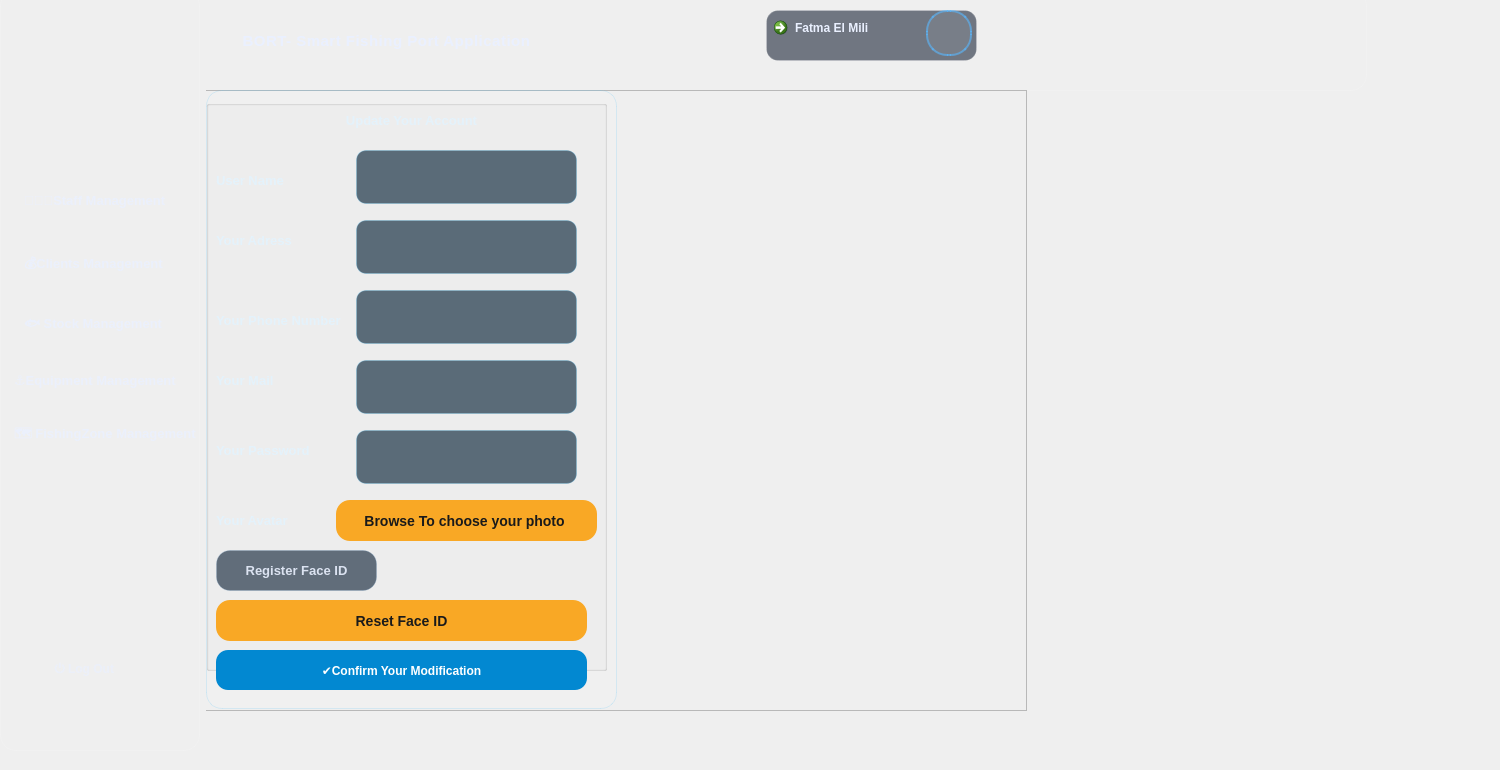
    <widget class="QWidget" name="pageupdateaccount">
     <property name="styleSheet">
      <string notr="true">/* =================================================
   PAGE STAFF MANAGEMENT - BACKGROUND
   ================================================= */
QWidget#pageupdateaccount {
    background: qlineargradient(x1:0, y1:0, x2:1, y2:1,
        stop:0 #071a2c,
        stop:0.35 #082136,
        stop:0.7 #071c2d,
        stop:1 #040f1a);
    font-family: &quot;Segoe UI&quot;;
    color: #EAF0FF;
}

/* =================================================
   HEADER + SIDEBAR (SAME STYLE)
   ================================================= */
QFrame#header_A,
QFrame#sidebarMenu_A {
    background: qlineargradient(x1:0, y1:0, x2:0, y2:1,
        stop:0 rgba(12, 42, 75, 0.95),
        stop:0.55 rgba(8, 30, 55, 0.95),
        stop:1 rgba(6, 22, 40, 0.95));
    border: 1px solid rgba(255,255,255,0.12);
    border-radius: 16px;
}

QFrame#header_A{
    padding: 10px 16px;
}

QFrame#sidebarMenu_A {
    padding: 12px;
}

/* =================================================
   HEADER CONTENT
   ================================================= */
QLabel#titreHeader_A {
    color: #EAF0FF;
    font-size: 15px;
    font-weight: 800;
    letter-spacing: 0.5px;
}

QLabel#avatar_A {
    min-width: 42px;
    max-width: 42px;
    min-height: 42px;
    max-height: 42px;
    border-radius: 21px;
    border: 2px solid rgba(88,184,255,0.6);
    background-color: rgba(255,255,255,0.06);
}

/* User profile button */
QCommandLinkButton#userprofiledetails_A {
    background-color: rgba(8, 18, 38, 0.55);
    border: 1px solid rgba(255,255,255,0.15);
    border-radius: 12px;
    padding: 8px 14px;
    color: #EAF0FF;
    font-weight: 700;
}

QCommandLinkButton#userprofiledetails_A:hover {
    background-color: rgba(88,184,255,0.15);
    border: 1px solid rgba(88,184,255,0.45);
}

QCommandLinkButton#userprofiledetails_A:pressed {
    background-color: rgba(88,184,255,0.25);
}

/* =================================================
   SIDEBAR GROUP
   ================================================= */
QGroupBox#groupBox_A {
    border: none;
    margin-top: 6px;
}

/* =================================================
   SIDEBAR BUTTONS (BASE)
   ================================================= */
QPushButton#clientsmanagementBTN_A,
QPushButton#equipmentmanagementBTN_A,
QPushButton#fishingzonemanagementBTN_A,
QPushButton#staffmanagementBTN_A,
QPushButton#stockmanagementBTN_A {
    background: transparent;
    border: none;
    color: rgba(234,240,255,0.80);
    padding: 12px 14px;
    border-radius: 12px;
    text-align: left;
    font-size: 13px;
    font-weight: 650;
}

/* Hover effect */
QPushButton#clientsmanagementBTN_A:hover,
QPushButton#equipmentmanagementBTN_A:hover,
QPushButton#fishingzonemanagementBTN_A:hover,
QPushButton#staffmanagementBTN_A:hover,
QPushButton#stockmanagementBTN_A:hover {
    background-color: rgba(88,184,255,0.14);
    border: 1px solid rgba(88,184,255,0.25);
    color: #FFFFFF;
}

/* Pressed */
QPushButton#clientsmanagementBTN_A:pressed,
QPushButton#equipmentmanagementBTN_A:pressed,
QPushButton#fishingzonemanagementBTN_A:pressed,
QPushButton#staffmanagementBTN_A:pressed,
QPushButton#stockmanagementBTN_A:pressed {
    background-color: rgba(88,184,255,0.25);
}

/* =================================================
   ACTIVE / SELECTED BUTTON (Staff Management)
   ================================================= */
QPushButton[active=&quot;true&quot;] {
    background-color: rgba(10, 102, 255, 0.28);
    border: 1px solid rgba(10, 102, 255, 0.55);
    color: #FFFFFF;
    padding-left: 18px;
}
QPushButton#staffmanagementBTN_A[active=&quot;true&quot;] {
    background-color: rgba(10, 102, 255, 0.35);
    border-left: 4px solid #4FC3F7;
    color: white;
    font-weight: 600;
}

/* =================================================
   LOG OUT BUTTON
   ================================================= */
QPushButton#logOutBTN_A {
    background: transparent;
    border: none;
    color: rgba(234,240,255,0.65);
    padding: 12px 14px;
    border-radius: 12px;
    text-align: left;
    font-weight: 650;
}

QPushButton#logOutBTN_A:hover {
    background-color: rgba(255, 120, 120, 0.12);
    border: 1px solid rgba(255, 120, 120, 0.25);
    color: #FFC1C1;
}

/* =================================================
   MAIN CONTENT AREA
   ================================================= */
QFrame#contenumain_A {
    background-color: transparent;
}

/* =================================================
   MENUBAR + STATUSBAR
   ================================================= */
QMenuBar_A {
    background-color: rgba(6, 22, 40, 0.95);
    color: rgba(234,240,255,0.85);
    border-bottom: 1px solid rgba(255,255,255,0.12);
    padding: 6px;
}

QStatusBar_A {
    background-color: rgba(6, 22, 40, 0.95);
    color: rgba(234,240,255,0.70);
    border-top: 1px solid rgba(255,255,255,0.12);
}
/* =======================
   FORM CARD (LEFT)
   objectName: formAddStaff
   ======================= */
QFrame#formAddStaff_A{
    background-color: rgba(255,255,255,0.06);
    border: 1px solid rgba(79,195,247,0.18);
    border-radius: 16px;
}

/* Title label (labeladdstaff) */
QLabel#labeladdstaff_A {
    color: #E3F2FD;
    font-size: 18px;
    font-weight: 700;
    padding: 8px 0;
}

/* All labels inside the form */
QFrame#formAddStaff_A QLabel {
    color: rgba(227,242,253,0.88);
    font-size: 13px;
    font-weight: 600;
}

/* Inputs (LineEdits) */
QLineEdit {
    background-color: rgba(10, 35, 55, 0.65);
    color: #E3F2FD;
    border: 1px solid rgba(79,195,247,0.25);
    border-radius: 10px;
    padding: 8px 12px;
    min-height: 36px;
    font-size: 13px;
}

QLineEdit:focus {
    border: 1px solid #4FC3F7;
    background-color: rgba(10, 35, 55, 0.85);
}

/* ComboBoxes (role, cvstat) */
QComboBox {
    background-color: rgba(10, 35, 55, 0.65);
    color: #E3F2FD;
    border: 1px solid rgba(79,195,247,0.25);
    border-radius: 10px;
    padding: 7px 12px;
    min-height: 36px;
    font-size: 13px;
}

QComboBox:hover {
    border: 1px solid rgba(79,195,247,0.45);
}

QComboBox:focus {
    border: 1px solid #4FC3F7;
    background-color: rgba(10, 35, 55, 0.85);
}

QComboBox::drop-down {
    width: 36px;
    border: none;
}

QComboBox::down-arrow {
    image: none;
    border-left: 6px solid transparent;
    border-right: 6px solid transparent;
    border-top: 8px solid rgba(227,242,253,0.8);
    margin-right: 10px;
}

/* Upload CV Button (uploadcvbtn) */
QPushButton#uploadcvbtn_A {
    background-color: rgba(255,255,255,0.08);
    color: #E3F2FD;
    border: 1px dashed rgba(79,195,247,0.6);
    border-radius: 10px;
    padding: 8px 12px;
    font-weight: 600;
}

/* Hover Upload */
QPushButton#uploadcvbtn_A:hover {
    background-color: rgba(79,195,247,0.2);
    border-color: #4FC3F7;
}

/* Add Staff Button (addstaffbtn) */
QPushButton#addstaffbtn_A {
    background-color: #0288D1;
    color: white;
    border: none;
    border-radius: 12px;
    min-height: 40px;
    font-weight: bold;
}

QPushButton#addstaffbtn_A:hover {
    background-color: #039BE5;
}

QPushButton#addstaffbtn_A:pressed {
    background-color: #01579B;
}
/* ================================================= */
/* ============ STAFF LIST CONTAINER =============== */
/* ================================================= */

#liststaffff_A {
    background-color: rgba(12, 32, 52, 0.95);
    border: 1px solid rgba(79, 195, 247, 0.25);
    border-radius: 18px;
    padding: 15px;
    margin-left: 10px;
}

#liststaffff_A::title {
    subcontrol-origin: margin;
    left: 15px;
    top: 8px;
    padding: 0 8px;
    color: #4fc3f7;
    font-weight: 700;
    font-size: 14px;
}

/* ================================================= */
/* ================= SEARCH BAR ==================== */
/* ================================================= */

#staffsearchbarre_A {
    background-color: rgba(20, 45, 70, 0.9);
    border: 1px solid rgba(79, 195, 247, 0.4);
    border-radius: 14px;
    padding: 10px 15px;
    color: white;
    font-size: 13px;
}

#staffsearchbarre_A:focus {
    border: 1px solid #4fc3f7;
    background-color: rgba(30, 75, 120, 0.9);
}

/* ================================================= */
/* ================= SORT COMBO ==================== */
/* ================================================= */

#sortstaff_A {
    background-color: rgba(20, 45, 70, 0.9);
    border: 1px solid rgba(79, 195, 247, 0.4);
    border-radius: 12px;
    padding: 6px 12px;
    color: #e3f2fd;
}

#sortstaff_A:hover {
    background-color: rgba(79, 195, 247, 0.25);
}

/* ================================================= */
/* ================== TABLE ======================== */
/* ================================================= */

#tablestaff_A {
    background-color: rgba(10, 25, 40, 0.95);
    border: 1px solid rgba(79, 195, 247, 0.3);
    border-radius: 14px;
    gridline-color: rgba(79, 195, 247, 0.15);
    color: #e3f2fd;
    font-size: 12px;
}

#tablestaff_A::item {
    padding: 8px;
}

#tablestaff_A::item:selected {
    background-color: rgba(79, 195, 247, 0.35);
    color: white;
}

QHeaderView::section {
    background-color: rgba(15, 55, 90, 0.95);
    color: #4fc3f7;
    padding: 8px;
    border: none;
    font-weight: bold;
}

/* Scrollbars table */
QTableWidget QScrollBar:vertical {
    background: transparent;
    width: 8px;
}

QTableWidget QScrollBar::handle:vertical {
    background: #4fc3f7;
    border-radius: 4px;
}

QTableWidget QScrollBar::add-line,
QTableWidget QScrollBar::sub-line {
    height: 0;
}

/* ================================================= */
/* ================= BUTTONS ======================= */
/* ================================================= */


#cvanalysebtn_A,
#staticbtn_A,
#exportpdfstaffbtn_A{
    background-color: rgba(20, 60, 95, 0.9);
    border: 1px solid rgba(79, 195, 247, 0.4);
    border-radius: 12px;
    color: #e3f2fd;
    padding: 10px 16px;
    font-weight: 600;
}


#cvanalysebtn_A:hover,
#staticbtn_A:hover,
#exportpdfstaffbtn_A:hover {
    background-color: rgba(79, 195, 247, 0.35);
    color: white;
}

/* ===== DELETE BUTTON ===== */
#deletestaffbtn_A {
    background-color: rgba(183, 28, 28, 0.9);
    border: none;
    border-radius: 12px;
    color: white;
    padding: 10px 16px;
    font-weight: 600;
}

#deletestaffbtn_A:hover {
    background-color: #e53935;
    box-shadow: 0 0 15px rgba(244, 67, 54, 0.6);
}
/* ======================================= */
/* ========= MODIFY STAFF BUTTON ========= */
/* ======================================= */

#browbtn{
    background-color: #f9a825;            /* Jaune principal */
    color: #1a1a1a;
    border: none;
    border-radius: 14px;
    padding: 12px 20px;
    font-size: 14px;
    font-weight: 700;
}

/* Hover */
#browbtn:hover {
    background-color: #fbc02d;            /* Jaune plus clair */
    box-shadow: 0 0 15px rgba(251, 192, 45, 0.6);
}

/* Click (pressed) */
#browbtn:pressed {
    background-color: #f57f17;            /* Jaune foncé */
    box-shadow: inset 0 3px 6px rgba(0,0,0,0.35);
}
#facebtn{
    background-color: #f9a825;            /* Jaune principal */
    color: #1a1a1a;
    border: none;
    border-radius: 14px;
    padding: 12px 20px;
    font-size: 14px;
    font-weight: 700;
}

/* Hover */
#facebtn:hover {
    background-color: #fbc02d;            /* Jaune plus clair */
    box-shadow: 0 0 15px rgba(251, 192, 45, 0.6);
}

/* Click (pressed) */
#facebtn:pressed {
    background-color: #f57f17;            /* Jaune foncé */
    box-shadow: inset 0 3px 6px rgba(0,0,0,0.35);
}
/* =========================================================
   BACK TO WELCOME BUTTON
   ========================================================= */
QPushButton#backWbtn_A {
    background: rgba(20, 38, 58, 0.65);   /* navy soft */
    color: rgba(234,240,255,0.90);
    border-radius: 14px;
    padding: 10px 18px;
    border: 1px solid rgba(120,160,200,0.25);
    font-size: 13px;
    font-weight: 700;
}

/* Hover */
QPushButton#backWbtn_A:hover {
    background: rgba(37, 99, 235, 0.20);  /* blue highlight */
    border: 1px solid rgba(88,184,255,0.55);
    color: #FFFFFF;
}

/* Pressed */
QPushButton#backWbtn_A:pressed {
    background: rgba(15, 23, 42, 0.95);
    border: 1px solid rgba(88,184,255,0.75);
}

/* Optional: disabled */
QPushButton#backWbtn_A:disabled {
    background: rgba(20, 38, 58, 0.35);
    color: rgba(234,240,255,0.45);
    border: 1px solid rgba(120,160,200,0.15);
}
</string>
     </property>
     <widget class="QWidget" name="layoutWidget_4">
      <property name="geometry">
       <rect>
        <x>0</x>
        <y>-10</y>
        <width>1491</width>
        <height>761</height>
       </rect>
      </property>
      <layout class="QHBoxLayout" name="horizontalLayout_6">
       <item>
        <widget class="QFrame" name="sidebarMenu_A">
         <property name="minimumSize">
          <size>
           <width>200</width>
           <height>0</height>
          </size>
         </property>
         <property name="maximumSize">
          <size>
           <width>200</width>
           <height>16777215</height>
          </size>
         </property>
         <property name="frameShape">
          <enum>QFrame::Shape::NoFrame</enum>
         </property>
         <property name="frameShadow">
          <enum>QFrame::Shadow::Raised</enum>
         </property>
         <widget class="QGroupBox" name="groupBox_A">
          <property name="geometry">
           <rect>
            <x>10</x>
            <y>100</y>
            <width>200</width>
            <height>581</height>
           </rect>
          </property>
          <property name="minimumSize">
           <size>
            <width>200</width>
            <height>0</height>
           </size>
          </property>
          <property name="maximumSize">
           <size>
            <width>200</width>
            <height>16777215</height>
           </size>
          </property>
          <property name="title">
           <string/>
          </property>
          <widget class="QPushButton" name="staffmanagementBTN_A">
           <property name="geometry">
            <rect>
             <x>0</x>
             <y>80</y>
             <width>181</width>
             <height>61</height>
            </rect>
           </property>
           <property name="text">
            <string>👩🏻‍💼Staff Management</string>
           </property>
           <property name="active" stdset="0">
            <bool>false</bool>
           </property>
          </widget>
          <widget class="QPushButton" name="clientsmanagementBTN_A">
           <property name="geometry">
            <rect>
             <x>0</x>
             <y>150</y>
             <width>191</width>
             <height>51</height>
            </rect>
           </property>
           <property name="text">
            <string>💰Clients Management</string>
           </property>
          </widget>
          <widget class="QPushButton" name="stockmanagementBTN_A">
           <property name="geometry">
            <rect>
             <x>0</x>
             <y>210</y>
             <width>171</width>
             <height>51</height>
            </rect>
           </property>
           <property name="text">
            <string>🐟 Stock Management</string>
           </property>
          </widget>
          <widget class="QPushButton" name="fishingzonemanagementBTN_A">
           <property name="geometry">
            <rect>
             <x>-10</x>
             <y>320</y>
             <width>221</width>
             <height>51</height>
            </rect>
           </property>
           <property name="text">
            <string>🗺️ FishingZone Management</string>
           </property>
          </widget>
          <widget class="QPushButton" name="equipmentmanagementBTN_A">
           <property name="geometry">
            <rect>
             <x>-10</x>
             <y>270</y>
             <width>201</width>
             <height>41</height>
            </rect>
           </property>
           <property name="text">
            <string>⚓Equipment Management</string>
           </property>
          </widget>
         </widget>
         <widget class="QLabel" name="logoheader_A">
          <property name="geometry">
           <rect>
            <x>0</x>
            <y>10</y>
            <width>181</width>
            <height>151</height>
           </rect>
          </property>
          <property name="text">
           <string/>
          </property>
          <property name="pixmap">
           <pixmap resource="Ressources.qrc">:/Images/logoHeader1.png</pixmap>
          </property>
         </widget>
         <widget class="QPushButton" name="logOutBTN_A">
          <property name="geometry">
           <rect>
            <x>40</x>
            <y>650</y>
            <width>121</width>
            <height>61</height>
           </rect>
          </property>
          <property name="text">
           <string>⏻ Log Out</string>
          </property>
         </widget>
        </widget>
       </item>
       <item>
        <widget class="QFrame" name="contenumain_A">
         <property name="frameShape">
          <enum>QFrame::Shape::StyledPanel</enum>
         </property>
         <property name="frameShadow">
          <enum>QFrame::Shadow::Raised</enum>
         </property>
         <property name="active" stdset="0">
          <bool>true</bool>
         </property>
         <widget class="QWidget" name="verticalLayoutWidget_5">
          <property name="geometry">
           <rect>
            <x>-270</x>
            <y>0</y>
            <width>1431</width>
            <height>101</height>
           </rect>
          </property>
          <layout class="QVBoxLayout" name="verticalLayout_6">
           <item>
            <widget class="QFrame" name="header_A">
             <property name="frameShape">
              <enum>QFrame::Shape::StyledPanel</enum>
             </property>
             <property name="frameShadow">
              <enum>QFrame::Shadow::Raised</enum>
             </property>
             <widget class="QLabel" name="titreHeader_A">
              <property name="geometry">
               <rect>
                <x>220</x>
                <y>20</y>
                <width>461</width>
                <height>61</height>
               </rect>
              </property>
              <property name="text">
               <string>BORT- Smart Fishing Port Application</string>
              </property>
              <property name="alignment">
               <set>Qt::AlignmentFlag::AlignCenter</set>
              </property>
             </widget>
             <widget class="QCommandLinkButton" name="userprofiledetails_A">
              <property name="geometry">
               <rect>
                <x>830</x>
                <y>20</y>
                <width>211</width>
                <height>51</height>
               </rect>
              </property>
              <property name="text">
               <string>Fatma El Mili</string>
              </property>
             </widget>
             <widget class="QLabel" name="avatar_A">
              <property name="geometry">
               <rect>
                <x>990</x>
                <y>20</y>
                <width>46</width>
                <height>46</height>
               </rect>
              </property>
              <property name="text">
               <string/>
              </property>
              <property name="pixmap">
               <pixmap resource="Ressources.qrc">:/Images/avatar.png</pixmap>
              </property>
             </widget>
            </widget>
           </item>
          </layout>
         </widget>
         <widget class="QWidget" name="layoutWidget_5">
          <property name="geometry">
           <rect>
            <x>-10</x>
            <y>100</y>
            <width>831</width>
            <height>621</height>
           </rect>
          </property>
          <layout class="QHBoxLayout" name="horizontalLayout_7">
           <item>
            <widget class="QFrame" name="liststaff_A">
             <property name="frameShape">
              <enum>QFrame::Shape::StyledPanel</enum>
             </property>
             <property name="frameShadow">
              <enum>QFrame::Shadow::Raised</enum>
             </property>
             <widget class="QFrame" name="formAddStaff_A">
              <property name="geometry">
               <rect>
                <x>10</x>
                <y>0</y>
                <width>411</width>
                <height>619</height>
               </rect>
              </property>
              <property name="frameShape">
               <enum>QFrame::Shape::StyledPanel</enum>
              </property>
              <property name="frameShadow">
               <enum>QFrame::Shadow::Raised</enum>
              </property>
              <widget class="QGroupBox" name="formcontdd_A">
               <property name="geometry">
                <rect>
                 <x>0</x>
                 <y>10</y>
                 <width>401</width>
                 <height>571</height>
                </rect>
               </property>
               <property name="title">
                <string/>
               </property>
               <widget class="QLabel" name="labeladdstaff_A">
                <property name="geometry">
                 <rect>
                  <x>130</x>
                  <y>0</y>
                  <width>151</width>
                  <height>41</height>
                 </rect>
                </property>
                <property name="text">
                 <string>Update Your Account</string>
                </property>
                <property name="alignment">
                 <set>Qt::AlignmentFlag::AlignCenter</set>
                </property>
               </widget>
               <widget class="QLabel" name="staffnamelabel_A">
                <property name="geometry">
                 <rect>
                  <x>10</x>
                  <y>70</y>
                  <width>131</width>
                  <height>20</height>
                 </rect>
                </property>
                <property name="text">
                 <string>User Name</string>
                </property>
               </widget>
               <widget class="QLineEdit" name="staffnameedit_A">
                <property name="geometry">
                 <rect>
                  <x>150</x>
                  <y>50</y>
                  <width>221</width>
                  <height>54</height>
                 </rect>
                </property>
               </widget>
               <widget class="QLabel" name="staffaddresslabel_A">
                <property name="geometry">
                 <rect>
                  <x>10</x>
                  <y>130</y>
                  <width>111</width>
                  <height>20</height>
                 </rect>
                </property>
                <property name="text">
                 <string>Your Adress</string>
                </property>
               </widget>
               <widget class="QLineEdit" name="staffaddressedit_A">
                <property name="geometry">
                 <rect>
                  <x>150</x>
                  <y>120</y>
                  <width>221</width>
                  <height>54</height>
                 </rect>
                </property>
               </widget>
               <widget class="QLabel" name="tellabel_A">
                <property name="geometry">
                 <rect>
                  <x>10</x>
                  <y>210</y>
                  <width>141</width>
                  <height>20</height>
                 </rect>
                </property>
                <property name="text">
                 <string>Your Phone Number</string>
                </property>
               </widget>
               <widget class="QLineEdit" name="teledit_A">
                <property name="geometry">
                 <rect>
                  <x>150</x>
                  <y>190</y>
                  <width>221</width>
                  <height>54</height>
                 </rect>
                </property>
               </widget>
               <widget class="QLabel" name="maillabel_A">
                <property name="geometry">
                 <rect>
                  <x>10</x>
                  <y>270</y>
                  <width>151</width>
                  <height>20</height>
                 </rect>
                </property>
                <property name="text">
                 <string>Your Mail</string>
                </property>
               </widget>
               <widget class="QLineEdit" name="mailedit_A">
                <property name="geometry">
                 <rect>
                  <x>150</x>
                  <y>260</y>
                  <width>221</width>
                  <height>54</height>
                 </rect>
                </property>
               </widget>
               <widget class="QLabel" name="passlab_A_2">
                <property name="geometry">
                 <rect>
                  <x>10</x>
                  <y>340</y>
                  <width>141</width>
                  <height>20</height>
                 </rect>
                </property>
                <property name="text">
                 <string>Your Password</string>
                </property>
               </widget>
               <widget class="QLineEdit" name="passlab_A">
                <property name="geometry">
                 <rect>
                  <x>150</x>
                  <y>330</y>
                  <width>221</width>
                  <height>54</height>
                 </rect>
                </property>
               </widget>
               <widget class="QLabel" name="cvpathEdit_2">
                <property name="geometry">
                 <rect>
                  <x>30</x>
                  <y>490</y>
                  <width>311</width>
                  <height>20</height>
                 </rect>
                </property>
                <property name="text">
                 <string/>
                </property>
                <property name="alignment">
                 <set>Qt::AlignmentFlag::AlignCenter</set>
                </property>
               </widget>
               <widget class="QLabel" name="profile_A">
                <property name="geometry">
                 <rect>
                  <x>10</x>
                  <y>410</y>
                  <width>141</width>
                  <height>20</height>
                 </rect>
                </property>
                <property name="text">
                 <string>Your Avatar</string>
                </property>
               </widget>
               <widget class="QPushButton" name="browbtn">
                <property name="geometry">
                 <rect>
                  <x>130</x>
                  <y>400</y>
                  <width>261</width>
                  <height>41</height>
                 </rect>
                </property>
                <property name="text">
                 <string>Browse To choose your photo </string>
                </property>
               </widget>
               <widget class="QPushButton" name="backWbtn_A">
                <property name="geometry">
                 <rect>
                  <x>10</x>
                  <y>450</y>
                  <width>161</width>
                  <height>41</height>
                 </rect>
                </property>
                <property name="text">
                 <string>Register Face ID</string>
                </property>
               </widget>
               <widget class="QPushButton" name="facebtn">
                <property name="geometry">
                 <rect>
                  <x>10</x>
                  <y>500</y>
                  <width>371</width>
                  <height>41</height>
                 </rect>
                </property>
                <property name="text">
                 <string>Reset Face ID</string>
                </property>
               </widget>
               <widget class="QLabel" name="registerlabel">
                <property name="geometry">
                 <rect>
                  <x>190</x>
                  <y>460</y>
                  <width>211</width>
                  <height>20</height>
                 </rect>
                </property>
                <property name="text">
                 <string/>
                </property>
               </widget>
              </widget>
              <widget class="QPushButton" name="addstaffbtn_A">
               <property name="geometry">
                <rect>
                 <x>10</x>
                 <y>560</y>
                 <width>371</width>
                 <height>40</height>
                </rect>
               </property>
               <property name="text">
                <string>✔️Confirm Your Modification</string>
               </property>
              </widget>
             </widget>
             <widget class="QLabel" name="imgcover">
              <property name="geometry">
               <rect>
                <x>420</x>
                <y>0</y>
                <width>401</width>
                <height>621</height>
               </rect>
              </property>
              <property name="text">
               <string/>
              </property>
              <property name="pixmap">
               <pixmap resource="Ressources.qrc">:/Images/profile.jpg</pixmap>
              </property>
             </widget>
            </widget>
           </item>
          </layout>
         </widget>
        </widget>
       </item>
      </layout>
     </widget>
    </widget>
